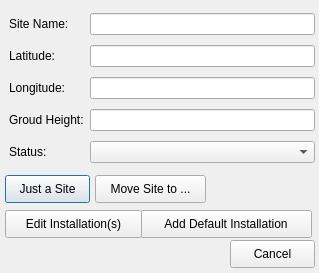
<?xml version="1.0" encoding="UTF-8"?>
<ui version="4.0">
 <class>Site</class>
 <widget class="QDialog" name="Site">
  <property name="geometry">
   <rect>
    <x>0</x>
    <y>0</y>
    <width>319</width>
    <height>273</height>
   </rect>
  </property>
  <property name="windowTitle">
   <string>Place a Site</string>
  </property>
  <property name="windowIcon">
   <iconset>
    <normaloff>:/QRap/DataBase/images/logo_icon.png</normaloff>:/QRap/DataBase/images/logo_icon.png</iconset>
  </property>
  <widget class="QWidget" name="gridLayout_2">
   <property name="geometry">
    <rect>
     <x>9</x>
     <y>9</y>
     <width>306</width>
     <height>161</height>
    </rect>
   </property>
   <layout class="QGridLayout" name="EditLayout">
    <item row="0" column="0">
     <widget class="QLabel" name="lblSiteName">
      <property name="text">
       <string>Site Name:</string>
      </property>
     </widget>
    </item>
    <item row="0" column="1">
     <widget class="QLineEdit" name="txtSite"/>
    </item>
    <item row="1" column="0">
     <widget class="QLabel" name="lblLatitude">
      <property name="text">
       <string>Latitude:</string>
      </property>
     </widget>
    </item>
    <item row="1" column="1">
     <widget class="QLineEdit" name="txtLatitude"/>
    </item>
    <item row="2" column="0">
     <widget class="QLabel" name="lblLongitude">
      <property name="text">
       <string>Longitude:</string>
      </property>
     </widget>
    </item>
    <item row="2" column="1">
     <widget class="QLineEdit" name="txtLongitude"/>
    </item>
    <item row="3" column="0">
     <widget class="QLabel" name="lblGroundHeight">
      <property name="text">
       <string>Groud Height:</string>
      </property>
     </widget>
    </item>
    <item row="3" column="1">
     <widget class="QLineEdit" name="txtGroundHeight"/>
    </item>
    <item row="4" column="0">
     <widget class="QLabel" name="lblStatus">
      <property name="text">
       <string>Status:</string>
      </property>
     </widget>
    </item>
    <item row="4" column="1">
     <widget class="QComboBox" name="comboBoxStatus"/>
    </item>
   </layout>
  </widget>
  <widget class="QPushButton" name="btnPlaceSite">
   <property name="geometry">
    <rect>
     <x>5</x>
     <y>175</y>
     <width>85</width>
     <height>28</height>
    </rect>
   </property>
   <property name="text">
    <string>Just a Site</string>
   </property>
  </widget>
  <widget class="QPushButton" name="btnDefaultInst">
   <property name="geometry">
    <rect>
     <x>140</x>
     <y>210</y>
     <width>172</width>
     <height>28</height>
    </rect>
   </property>
   <property name="text">
    <string>Add Default Installation</string>
   </property>
  </widget>
  <widget class="QPushButton" name="btnCancel">
   <property name="geometry">
    <rect>
     <x>230</x>
     <y>240</y>
     <width>85</width>
     <height>28</height>
    </rect>
   </property>
   <property name="text">
    <string>Cancel</string>
   </property>
  </widget>
  <widget class="QPushButton" name="btnEditInstallation">
   <property name="geometry">
    <rect>
     <x>5</x>
     <y>210</y>
     <width>137</width>
     <height>28</height>
    </rect>
   </property>
   <property name="text">
    <string>Edit Installation(s)</string>
   </property>
  </widget>
  <widget class="QPushButton" name="btnMove">
   <property name="geometry">
    <rect>
     <x>95</x>
     <y>175</y>
     <width>111</width>
     <height>28</height>
    </rect>
   </property>
   <property name="toolTip">
    <string>To move the site to specific point on the map, click here, than click on the position. The values of the new position will appear combo boxes, but will only change after updating or committing the site.</string>
   </property>
   <property name="text">
    <string>Move Site to ...</string>
   </property>
  </widget>
 </widget>
 <resources/>
 <connections/>
</ui>
